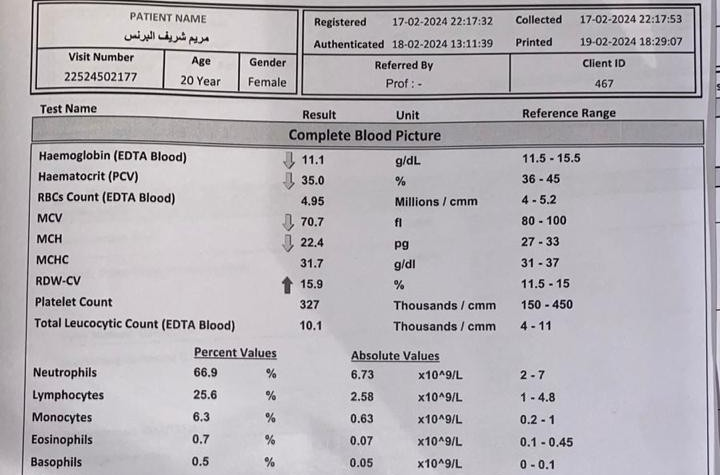
#> input picture project/paddle_ocr_backend/uploads/WhatsApp Image 2025-07-23 at 4.14.22 PM (1).jpeg, 720 x 475 px
$ python -i imagepreprocessing.py   (imports and definitions only)
#> lines starting #> are read from the running program, lines starting #| are printed output that depends on the picture
#> further down, picture is the input picture: PIL image 720x475 RGB; mean R, G, B 181.9, 178.1, 183.2
from PIL import Image, ImageOps, ImageFilter, ImageEnhance
import numpy as np
from io import BytesIO

# [9 lines left out: function validate_image, not called in this run]

def normalize_image(img: Image.Image):
    """Normalize image by ensuring RGB format."""
    return img.convert("RGB").copy()

def desaturate_image(img: Image.Image):
    """Convert to grayscale and back to RGB for OCR compatibility."""
    return ImageOps.grayscale(img).convert("RGB")

# [5 lines left out: function enhance_contrast, not called in this run]

def reduce_noise(img: Image.Image):
    """Apply Gaussian blur to reduce noise while preserving text clarity."""
    return img.filter(ImageFilter.GaussianBlur(radius=0.3))

# [15 lines left out: functions sharpen_image, resize_image, not called in this run]

def remove_shadows(img: Image.Image):
    """Enhanced shadow removal for better text visibility."""
    # Convert to LAB color space for better shadow detection
    img_lab = img.convert('LAB')
#> img_lab: PIL image 720x475 LAB; mean of channels 0, 1, 2 185.4, 2.1, 195.8
    l, a, b = img_lab.split()
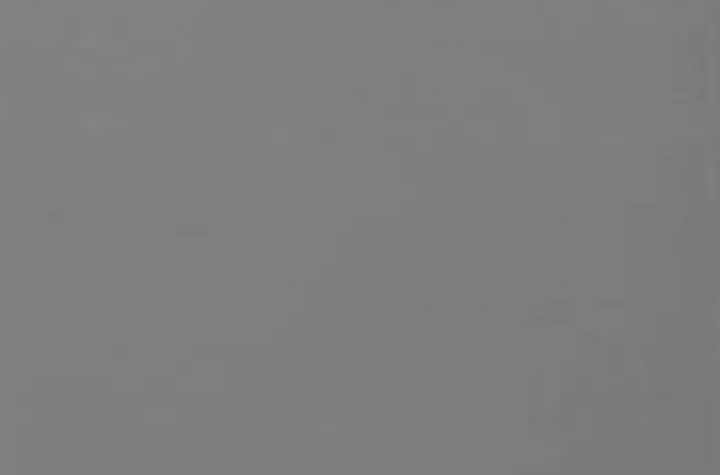
#> b: PIL image 720x475 L; min 118, max 133, mean 126.1

    # Enhance lightness channel
    enhancer = ImageEnhance.Brightness(l)
    l_enhanced = enhancer.enhance(1.1)
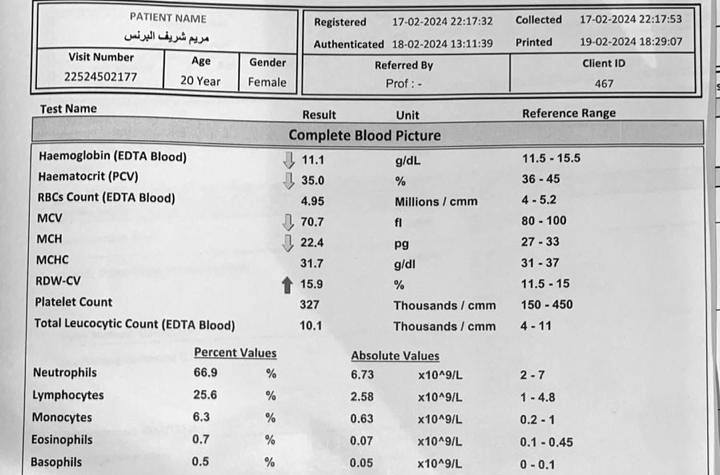
#> l_enhanced: PIL image 720x475 L; min 0, max 255, mean 203.5

    # Reconstruct image
    img_enhanced = Image.merge('LAB', (l_enhanced, a, b))
#> img_enhanced: PIL image 720x475 LAB; mean of channels 0, 1, 2 203.5, 2.1, 195.8
    return img_enhanced.convert('RGB')

# [70 lines left out: function preprocess_image_from_bytes, not called in this run]

>>> from PIL import Image
>>> picture = Image.open('uploads/WhatsApp Image 2025-07-23 at 4.14.22 PM (1).jpeg')
>>> result = remove_shadows(picture)
